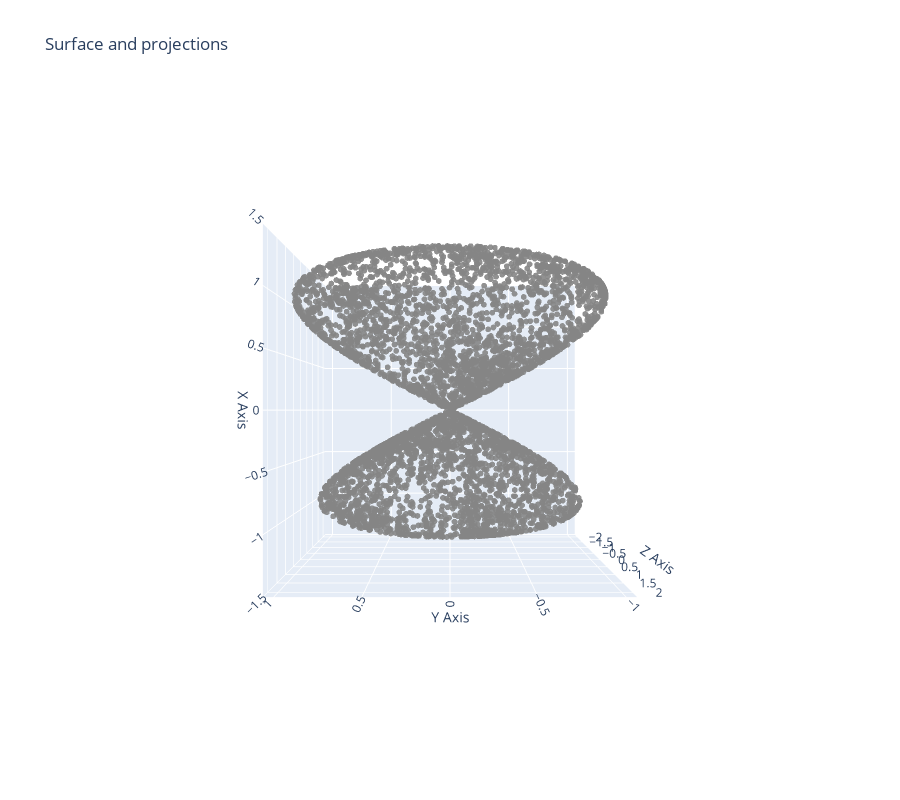

Notebook code cell kept with this figure:
### Code cell
def f(xyz):
    x, y, z = xyz
    return x**4 - x**2 + y**2 + z**2 - 2*x*z
Y_lang = langevin_implicit(f, n=5000, burn=100, thin=2, sigma=0.1, lam=0.01, kappa=0.02, R=3.0)
fig = plot_3d_projection(Y_lang)
fig.update_layout(scene_camera=dict(eye=dict(x=0., y=0., z=2.5)))

### Figure 1 — Plotly figure (JSON) as saved in the notebook; plotly's stock layout.template omitted (floating-point values rounded to 4 significant figures; data arrays with more than 128 entries replaced by an {"elided": "..."} marker saying what was removed)
{"data": [{"marker": {"color": "rgba(120,120,120,0.9)", "size": 2}, "mode": "markers", "name": "original", "x": {"elided": "5000 float values"}, "y": {"elided": "5000 float values"}, "z": {"elided": "5000 float values"}, "type": "scatter3d"}], "layout": {"scene": {"xaxis": {"title": {"text": "X Axis"}}, "yaxis": {"title": {"text": "Y Axis"}}, "zaxis": {"title": {"text": "Z Axis"}}, "aspectmode": "cube", "camera": {"eye": {"x": 0.0, "y": 0.0, "z": 2.5}}}, "legend": {"itemsizing": "constant"}, "title": {"text": "Surface and projections"}, "height": 800}}
